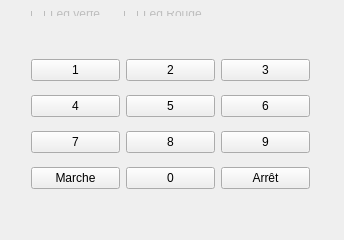
<?xml version="1.0" encoding="UTF-8"?>
<ui version="4.0">
 <class>Clavier</class>
 <widget class="QWidget" name="Clavier">
  <property name="geometry">
   <rect>
    <x>0</x>
    <y>0</y>
    <width>344</width>
    <height>240</height>
   </rect>
  </property>
  <property name="windowTitle">
   <string>Centrale d'alarme</string>
  </property>
  <widget class="QWidget" name="layoutWidget">
   <property name="geometry">
    <rect>
     <x>20</x>
     <y>0</y>
     <width>201</width>
     <height>27</height>
    </rect>
   </property>
   <layout class="QHBoxLayout" name="horizontalLayout">
    <item>
     <widget class="QCheckBox" name="checkBoxLedVerte">
      <property name="enabled">
       <bool>false</bool>
      </property>
      <property name="text">
       <string>Led verte</string>
      </property>
     </widget>
    </item>
    <item>
     <widget class="QCheckBox" name="checkBoxLedRouge">
      <property name="enabled">
       <bool>false</bool>
      </property>
      <property name="text">
       <string>Led Rouge</string>
      </property>
     </widget>
    </item>
   </layout>
  </widget>
  <widget class="QWidget" name="layoutWidget">
   <property name="geometry">
    <rect>
     <x>20</x>
     <y>40</y>
     <width>301</width>
     <height>171</height>
    </rect>
   </property>
   <layout class="QGridLayout" name="gridLayout">
    <item row="0" column="0">
     <widget class="QPushButton" name="pushButton_1">
      <property name="text">
       <string>1</string>
      </property>
     </widget>
    </item>
    <item row="0" column="1">
     <widget class="QPushButton" name="pushButton_2">
      <property name="text">
       <string>2</string>
      </property>
     </widget>
    </item>
    <item row="0" column="2">
     <widget class="QPushButton" name="pushButton_3">
      <property name="text">
       <string>3</string>
      </property>
     </widget>
    </item>
    <item row="1" column="0">
     <widget class="QPushButton" name="pushButton_4">
      <property name="text">
       <string>4</string>
      </property>
     </widget>
    </item>
    <item row="1" column="1">
     <widget class="QPushButton" name="pushButton_5">
      <property name="text">
       <string>5</string>
      </property>
     </widget>
    </item>
    <item row="1" column="2">
     <widget class="QPushButton" name="pushButton_6">
      <property name="text">
       <string>6</string>
      </property>
     </widget>
    </item>
    <item row="2" column="0">
     <widget class="QPushButton" name="pushButton_7">
      <property name="text">
       <string>7</string>
      </property>
     </widget>
    </item>
    <item row="2" column="1">
     <widget class="QPushButton" name="pushButton_8">
      <property name="text">
       <string>8</string>
      </property>
     </widget>
    </item>
    <item row="2" column="2">
     <widget class="QPushButton" name="pushButton_9">
      <property name="styleSheet">
       <string notr="true">background rgb(239, 41, 41)</string>
      </property>
      <property name="text">
       <string>9</string>
      </property>
     </widget>
    </item>
    <item row="3" column="0">
     <widget class="QPushButton" name="pushButtonMarche">
      <property name="text">
       <string>Marche</string>
      </property>
     </widget>
    </item>
    <item row="3" column="1">
     <widget class="QPushButton" name="pushButton_0">
      <property name="text">
       <string>0</string>
      </property>
     </widget>
    </item>
    <item row="3" column="2">
     <widget class="QPushButton" name="pushButtonArret">
      <property name="text">
       <string>Arrêt</string>
      </property>
     </widget>
    </item>
   </layout>
  </widget>
 </widget>
 <layoutdefault spacing="6" margin="11"/>
 <resources/>
 <connections/>
</ui>
